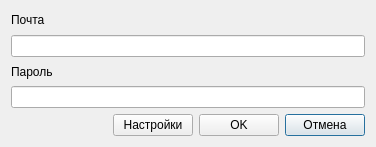
<?xml version="1.0" encoding="UTF-8"?>
<ui version="4.0">
 <class>Dialog</class>
 <widget class="QDialog" name="Dialog">
  <property name="geometry">
   <rect>
    <x>0</x>
    <y>0</y>
    <width>376</width>
    <height>147</height>
   </rect>
  </property>
  <property name="windowTitle">
   <string>Авторизация</string>
  </property>
  <layout class="QVBoxLayout" name="verticalLayout">
   <item>
    <layout class="QGridLayout" name="gridLayout">
     <item row="0" column="0">
      <widget class="QLabel" name="label_1">
       <property name="text">
        <string>Почта</string>
       </property>
      </widget>
     </item>
     <item row="1" column="0">
      <widget class="QLineEdit" name="le_mail"/>
     </item>
     <item row="2" column="0">
      <widget class="QLabel" name="label_2">
       <property name="text">
        <string>Пароль</string>
       </property>
      </widget>
     </item>
     <item row="3" column="0">
      <widget class="QLineEdit" name="le_passwd">
       <property name="echoMode">
        <enum>QLineEdit::Password</enum>
       </property>
      </widget>
     </item>
    </layout>
   </item>
   <item>
    <layout class="QHBoxLayout" name="horizontalLayout">
     <item>
      <spacer name="horizontalSpacer">
       <property name="orientation">
        <enum>Qt::Horizontal</enum>
       </property>
       <property name="sizeHint" stdset="0">
        <size>
         <width>88</width>
         <height>20</height>
        </size>
       </property>
      </spacer>
     </item>
     <item>
      <widget class="QPushButton" name="pb_settings">
       <property name="text">
        <string>Настройки</string>
       </property>
       <property name="autoDefault">
        <bool>false</bool>
       </property>
      </widget>
     </item>
     <item>
      <widget class="QPushButton" name="pb_ok">
       <property name="text">
        <string>OK</string>
       </property>
       <property name="autoDefault">
        <bool>false</bool>
       </property>
      </widget>
     </item>
     <item>
      <widget class="QPushButton" name="pb_cancel">
       <property name="text">
        <string>Отмена</string>
       </property>
      </widget>
     </item>
    </layout>
   </item>
  </layout>
 </widget>
 <resources/>
 <connections>
  <connection>
   <sender>pb_cancel</sender>
   <signal>clicked()</signal>
   <receiver>Dialog</receiver>
   <slot>close()</slot>
   <hints>
    <hint type="sourcelabel">
     <x>219</x>
     <y>116</y>
    </hint>
    <hint type="destinationlabel">
     <x>240</x>
     <y>151</y>
    </hint>
   </hints>
  </connection>
 </connections>
</ui>
